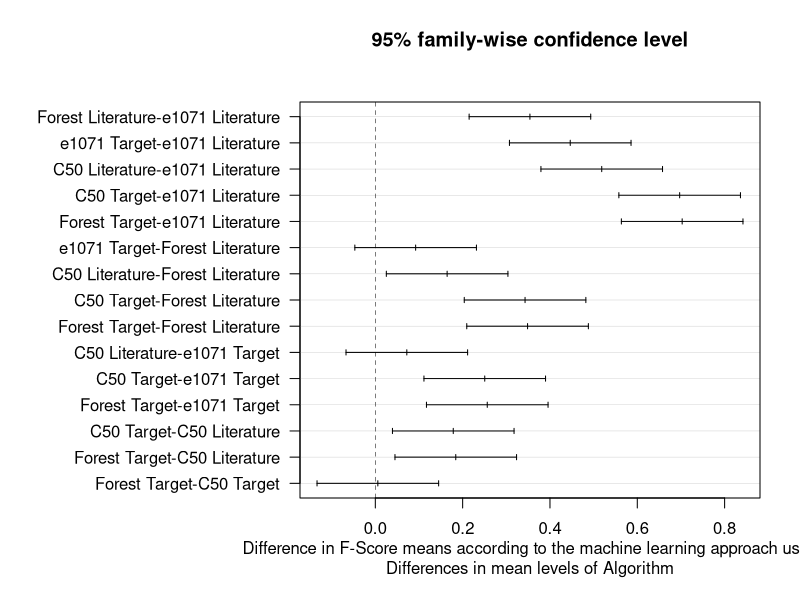

Recreate this plot in R.
fscore <- read.table('fscore.csv', header=TRUE, sep=';')
anova <- aov(F.Score ~ Algorithm, fscore)
summary(anova)
tuk <- TukeyHSD(anova, ordered=T)
tuk

png(file="confidence-intervals.png", height=900, width=800)
par(mar=c(5.1, 15, 5.1, 2))
plot(tuk, las=1)
title(xlab="Difference in F-Score means according to the machine learning approach used", line=2)

print(tuk, digits=20)
